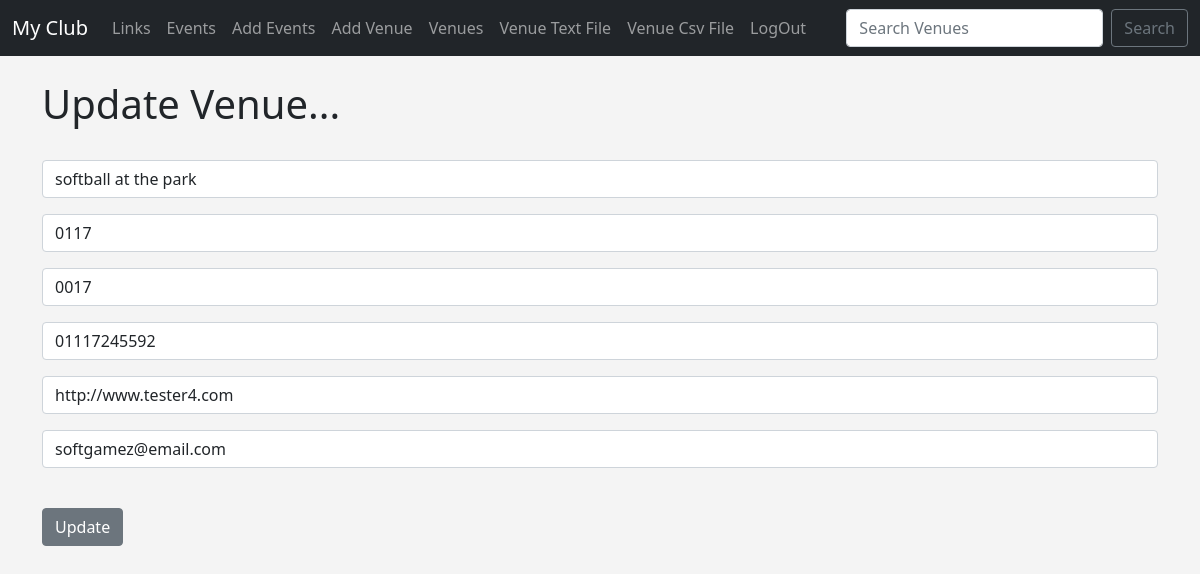
Screenshot of /update_venue/6 (signed in) with the database file from the repository.
### events/models.py (models this page shows, shortened)
class Venue(models.Model):
    name = models.CharField('Venue Name', max_length=120)
    address = models.CharField(max_length=300)
    zip_code = models.CharField('Zip Code', max_length=20)
    phone = models.CharField('Contact Phone', max_length=25, blank=True)
    website = models.URLField('Website Address', blank=True)
    email_address = models.EmailField('Email', max_length=255, blank=True)
    owner = models.IntegerField("Venue Owner",blank=False, default=1)

### events/views.py (the view)
# urls.py: path('update_venue/<venue_id>',views.update_venue, name='update-venue'),
def update_venue(request, venue_id):
    venue = Venue.objects.get(pk=venue_id)
    form = VenueForm(request.POST or None, instance=venue)
    if form.is_valid():
        form.save()
        return redirect('list-venues')
    context = {
        'venue': venue,
        'form': form
    }
    return render(request, 'events/update_venue.html', context)

### events/forms.py
class VenueForm(ModelForm):
    class Meta:
        model = Venue
        fields = ('name', 'address', 'zip_code', 'phone', 'website', 'email_address')
        labels = {
            'name': '',
            'address': '',
            'zip_code': '',
            'phone': '',
            'website': '',
            'email_address': ''
        }
        widgets = {
            'name': forms.TextInput(attrs={'class': 'form-control', 'placeholder': 'Venue Name'}),
            'address': forms.TextInput(attrs={'class': 'form-control', 'placeholder': 'Address'}),
            'zip_code': forms.TextInput(attrs={'class': 'form-control', 'placeholder': 'Zip Code'}),
            'phone': forms.TextInput(attrs={'class': 'form-control', 'placeholder': 'Phone'}),
            'website': forms.TextInput(attrs={'class': 'form-control', 'placeholder': 'Web Address'}),
            'email_address': forms.EmailInput(attrs={'class': 'form-control', 'placeholder': 'Email'})
        }

### Template/events/update_venue.html (shortened to what this page needs)
{% extends 'events/base.html' %}
{% block content %}
{% if user.is_authenticated %}
    <h1>Update Venue...</h1>
    <br>
    <form action="#" method=POST>
        {{form.as_p}}
        <br/>
        <input type="submit" value="Update" class="btn btn-secondary"/>
    </form>
{% else %}
    <h1>Sorry You Must Be Logged In To View This Page...</h1>
    <a href = "{% url 'login' %}">Login Here</a>
{% endif %}
{% endblock %}

### Template/events/base.html (style rules this page uses)
body { background-color: #f4f4f4; }

### rows the page displays
Venue: name "softball at the park", address "0117", zip_code "0017", phone "01117245592", website "http://www.tester4.com", email_address "softgamez@email.com"
